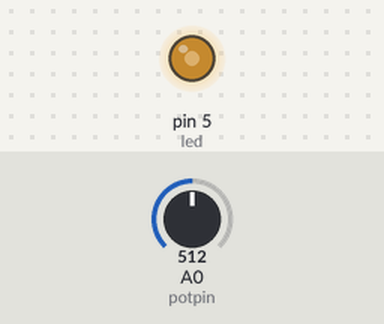
Simulated run of this sketch. Board: Arduino Uno, built with avr-gcc and run on an emulated ATmega328P. Parts: output pins drawn as LEDs (lit = HIGH). Inputs (shaded band) come from the test bench; at power-on: A0 (potpin) = 512.

Above: at 1.2 s.
1.3 s: A0 (potpin) set to 716
At 1.8 s:
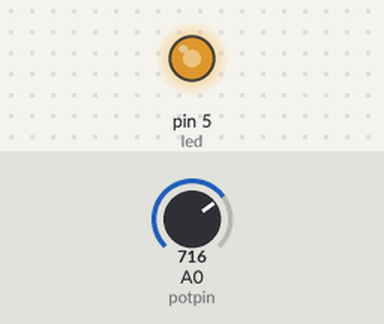
2.8 s: A0 (potpin) set to 900
At 4.0 s:
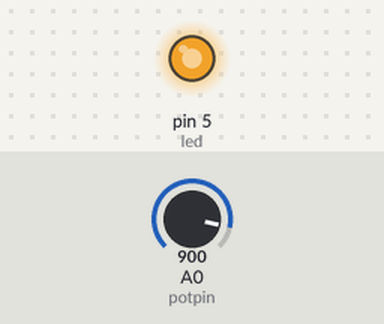
4.3 s: A0 (potpin) set to 122
At 5.3 s:
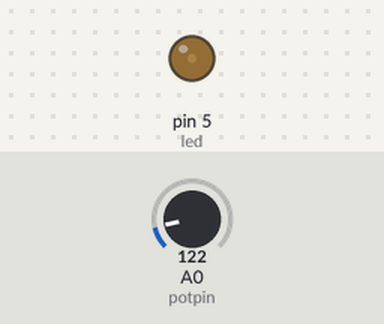
5.8 s: A0 (potpin) set to 0
At 6.4 s:
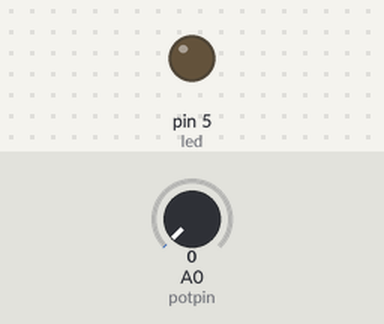
7.3 s: A0 (potpin) set to 511
At 7.6 s:
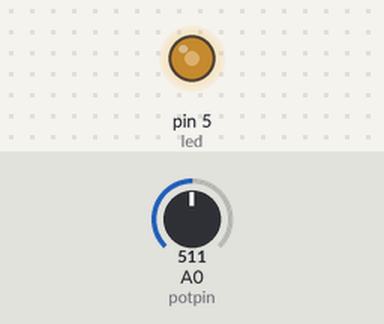
Timing chart, 0 to 9.8 s (numbered marks = the images above; inputs shaded):
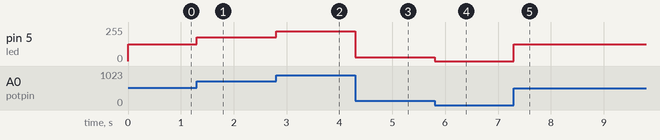

Measured:
- after the input at 1.3 s, pin 5 (led): 127/255 → 178/255 at once
- after the input at 2.8 s, pin 5 (led): 178/255 → 224/255 at once
- after the input at 4.3 s, pin 5 (led): 224/255 → 30/255 at once
- after the input at 5.8 s, pin 5 (led): 30/255 → 0/255 at once
- after the input at 7.3 s, pin 5 (led): 0/255 → 127/255 at once

The sketch:

light_the_led_with_a_pot_using_pwm1.ino
```cpp
// In this project we will read values from pot and switch the light
//we will do "analog write and analog read"
#define potpin A0
#define led 5 // led is connected to the pin 5, potansiometer is connected to the A0

//we do not have to define every pin we use, but this way might be easier
void setup() {

}

void loop() {
  //value = value/4; //analog read might re ad a value btw 0-1023 but PMW only read btw 0-255
  int value = analogRead(potpin);
  value=map(value, 0, 1023, 0 ,255);
  analogWrite(led,value); //the value read from pot is used to switch the LED
}
```
